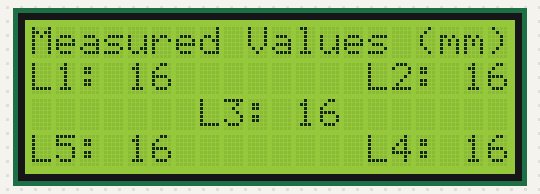
The sketch below on a simulated ESP32. Parts: 20×4 character LCD. Random numbers use the default seed unless the sketch sets one.

Above: at 0.2 s.
At 1.8 s:
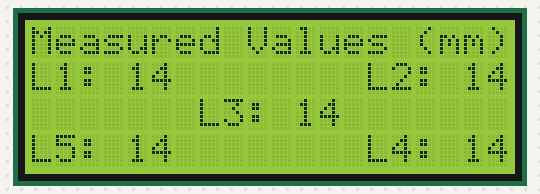
At 3.4 s:
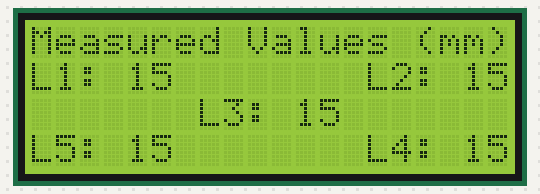
At 5.0 s:
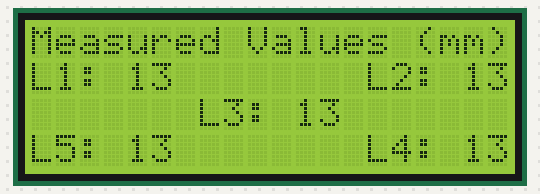
At 13.0 s:
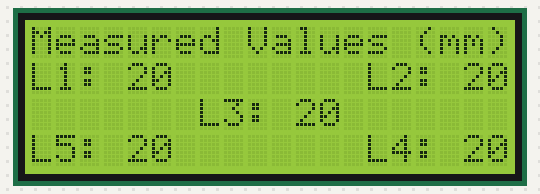
At 18.6 s:
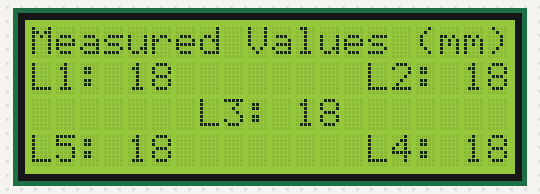

Measured:
- what the display in image 1 shows lasts 1.6 s, from 1.7 s to 3.3 s

The sketch:

ESP32DEVKIT_LCD_on_off.ino
```cpp
#include <LiquidCrystal_I2C.h>
float x = 16.000;
LiquidCrystal_I2C lcd(39,20,4);  // set the LCD address to 0x3F for a 16 chars and 2 line display

void setup() {
  lcd.init();
  lcd.clear();
  lcd.backlight();      // Make sure backlight is on
}

void loop() {
  // Print a message on both lines of the LCD.
  String str0 = "Measured Values (mm)";
  int midline = (20 - str0.length())/2;
  lcd.setCursor(midline, 0); lcd.print(str0);

  lcd.setCursor(0,1);   //Set cursor to character 2 on line 0
  lcd.print("L1: ");
  lcd.print(int(x));

  String str1 = String("L2: ") + int(x);
  int backline = 20 - str1.length();
  lcd.setCursor(backline,1);   //Set cursor to character 2 on line 0
  lcd.print(str1);

  String str2 = String("L3: ") + int(x);
  int midline2 = (20 - str2.length())/2;
  lcd.setCursor(midline2,2);   //Set cursor to character 2 on line 0
  lcd.print(str2);

  lcd.setCursor(0,3);   //Set cursor to character 2 on line 0
  lcd.print("L5: ");
  lcd.print(int(x));

  String str3 = String("L4: ") + int(x);
  int backline2 = 20 - str3.length();
  lcd.setCursor(backline2,3);   //Set cursor to character 2 on line 0
  lcd.print(str3);

  x = random(17-4, 17+4);
  delay(750);
}
```
